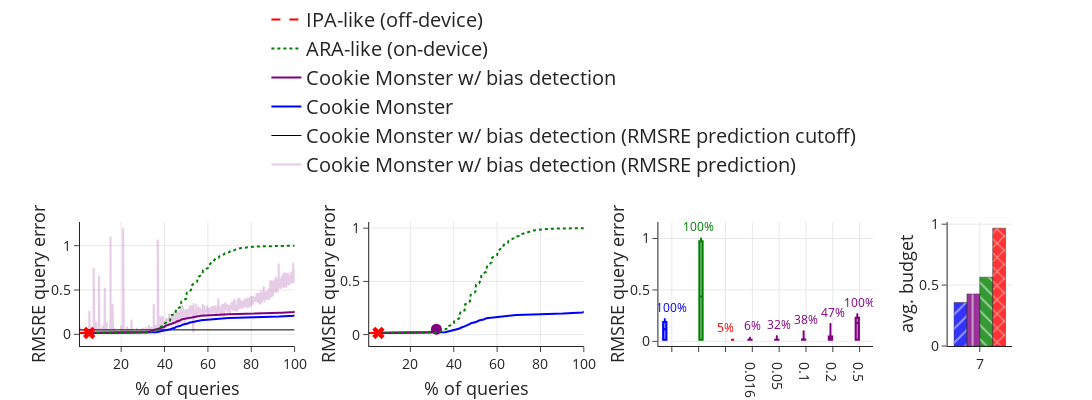

This figure's notebook cell:
### Code cell
figs_args = {
    "axis_title_font_size": {"x": 18, "y": 18},
    "axis_tick_font_size": {"x": 14, "y": 14},
    "legend": {
        "yanchor": "top",
        "y": 2.8,
        "xanchor": "left",
        "x": 0.2,
        "orientation": "h",
    },
    "output_path": "bias_plots.pdf",
    "height": 400,
    "width": 1500,
}
# make_plots(
#            [full_cdfs, cut_cdfs_fig, cutoff_boxes_fig, budget_fig], cols=4, **figs_args)

make_bias_plots(
           [cdf_args, cut_cdf_args, boxes_args,bars_args], cols=4, **figs_args)

### Figure 1 — Plotly figure (JSON) as saved in the notebook; plotly's stock layout.template omitted (floating-point values rounded to 4 significant figures; data arrays with more than 128 entries replaced by an {"elided": "..."} marker saying what was removed)
{"data": [{"legendgroup": "Cookie Monster w/ bias detection", "line": {"dash": "solid"}, "marker": {"color": "rgba(128, 0, 128, 0.2)", "symbol": "circle"}, "mode": "lines", "name": "Cookie Monster w/ bias detection (RMSRE prediction)", "showlegend": true, "type": "scatter", "x": {"elided": "2000 float values"}, "xaxis": "x", "y": {"elided": "2000 float values"}, "yaxis": "y"}, {"legendgroup": "Cookie Monster w/ bias detection", "line": {"dash": "solid", "width": 1}, "marker": {"color": "black", "symbol": "circle"}, "mode": "lines", "name": "Cookie Monster w/ bias detection (RMSRE prediction cutoff)", "showlegend": true, "type": "scatter", "x": {"elided": "2000 float values"}, "xaxis": "x", "y": {"elided": "2000 float values"}, "yaxis": "y"}, {"legendgroup": "Cookie Monster", "line": {"dash": "solid"}, "marker": {"color": "blue", "symbol": "circle"}, "mode": "lines", "name": "Cookie Monster", "showlegend": true, "type": "scatter", "x": {"elided": "400 float values"}, "xaxis": "x", "y": {"elided": "400 float values"}, "yaxis": "y"}, {"legendgroup": "Cookie Monster w/ bias detection", "line": {"dash": "solid"}, "marker": {"color": "purple", "symbol": "circle"}, "mode": "lines", "name": "Cookie Monster w/ bias detection", "showlegend": true, "type": "scatter", "x": {"elided": "400 float values"}, "xaxis": "x", "y": {"elided": "400 float values"}, "yaxis": "y"}, {"legendgroup": "ARA-like (on-device)", "line": {"dash": "dot"}, "marker": {"color": "green", "symbol": "diamond"}, "mode": "lines", "name": "ARA-like (on-device)", "showlegend": true, "type": "scatter", "x": {"elided": "400 float values"}, "xaxis": "x", "y": {"elided": "400 float values"}, "yaxis": "y"}, {"legendgroup": "IPA-like (off-device)", "line": {"dash": "dash"}, "marker": {"color": "red", "symbol": "x"}, "mode": "lines", "name": "IPA-like (off-device)", "showlegend": true, "type": "scatter", "x": [0.25, 0.5, 0.75, 1, 1.25, 1.5, 1.75, 2, 2.25, 2.5, 2.75, 3, 3.25, 3.5, 3.75, 4, 4.25, 4.5, 4.75, 5, 5.25], "xaxis": "x", "y": [0.01551, 0.01552, 0.01553, 0.01553, 0.01553, 0.01554, 0.01554, 0.01556, 0.01556, 0.01556, 0.01556, 0.01557, 0.01557, 0.01558, 0.0156, 0.0156, 0.01561, 0.01562, 0.01563, 0.01563, 0.01571], "yaxis": "y"}, {"legendgroup": "IPA-like (off-device)", "marker": {"color": "red", "size": 11, "symbol": "x"}, "mode": "markers", "name": "IPA-like (off-device)", "showlegend": false, "type": "scatter", "x": [5.25], "xaxis": "x", "y": [0.01571], "yaxis": "y"}, {"legendgroup": "Cookie Monster", "line": {"dash": "solid"}, "marker": {"color": "blue", "symbol": "circle"}, "mode": "lines", "name": "Cookie Monster", "showlegend": false, "type": "scatter", "x": {"elided": "400 float values"}, "xaxis": "x2", "y": {"elided": "400 float values"}, "yaxis": "y2"}, {"legendgroup": "Cookie Monster w/ bias detection", "line": {"dash": "solid"}, "marker": {"color": "purple", "symbol": "circle"}, "mode": "lines", "name": "Cookie Monster w/ bias detection", "showlegend": false, "type": "scatter", "x": [0.25, 0.5, 0.75, 1, 1.25, 1.5, 1.75, 2, 2.25, 2.5, 2.75, 3, 3.25, 3.5, 3.75, 4, 4.25, 4.5, 4.75, 5, 5.25, 5.5, 5.75, 6, 6.25, 6.5, 6.75, 7.0, 7.25, 7.5, 7.75, 8, 8.25, 8.5, 8.75, 9, 9.25, 9.5, 9.75, 10, 10.25, 10.5, 10.75, 11, 11.25, 11.5, 11.75, 12, 12.25, 12.5, 12.75, 13, 13.25, 13.5, 13.75, 14.0, 14.25, 14.5, 14.75, 15, 15.25, 15.5, 15.75, 16, 16.25, 16.5, 16.75, 17, 17.25, 17.5, 17.75, 18, 18.25, 18.5, 18.75, 19, 19.25, 19.5, 19.75, 20, 20.25, 20.5, 20.75, 21, 21.25, 21.5, 21.75, 22, 22.25, 22.5, 22.75, 23, 23.25, 23.5, 23.75, 24, 24.25, 24.5, 24.75, 25, 25.25, 25.5, 25.75, 26, 26.25, 26.5, 26.75, 27, 27.25, 27.5, 27.75, 28.0, 28.25, 28.5, 28.75, 29.0, 29.25, 29.5, 29.75, 30, 30.25, 30.5, 30.75, 31, 31.25, 31.5, 31.75, 32], "xaxis": "x2", "y": [0.01548, 0.01548, 0.0155, 0.01551, 0.01551, 0.01551, 0.01551, 0.01551, 0.01552, 0.01552, 0.01552, 0.01552, 0.01553, 0.01553, 0.01553, 0.01553, 0.01553, 0.01553, 0.01553, 0.01553, 0.01554, 0.01554, 0.01554, 0.01554, 0.01554, 0.01554, 0.01554, 0.01554, 0.01554, 0.01554, 0.01554, 0.01555, 0.01555, 0.01555, 0.01555, 0.01556, 0.01556, 0.01556, 0.01556, 0.01556, 0.01556, 0.01556, 0.01556, 0.01556, 0.01556, 0.01556, 0.01556, 0.01556, 0.01556, 0.01556, 0.01556, 0.01557, 0.01557, 0.01557, 0.01557, 0.01557, 0.01557, 0.01557, 0.01557, 0.01557, 0.01558, 0.01558, 0.01558, 0.01558, 0.01558, 0.01558, 0.01559, 0.01559, 0.01559, 0.01559, 0.0156, 0.0156, 0.0156, 0.0156, 0.0156, 0.0156, 0.0156, 0.01561, 0.01561, 0.01561, 0.01561, 0.01561, 0.01562, 0.01562, 0.01562, 0.01563, 0.01563, 0.01563, 0.01564, 0.01564, 0.01564, 0.01566, 0.01571, 0.01571, 0.01573, 0.01582, 0.01596, 0.01604, 0.01604, 0.01606, 0.01616, 0.01623, 0.01652, 0.01669, 0.0173, 0.01736, 0.01758, 0.01795, 0.01796, 0.018, 0.01826, 0.01828, 0.01973, 0.02107, 0.02111, 0.02359, 0.0236, 0.02431, 0.02553, 0.02595, 0.02603, 0.03158, 0.03282, 0.03315, 0.03465, 0.03559, 0.036, 0.0504], "yaxis": "y2"}, {"legendgroup": "Cookie Monster w/ bias detection", "marker": {"color": "purple", "size": 11, "symbol": "circle"}, "mode": "markers", "name": "Cookie Monster w/ bias detection", "showlegend": false, "type": "scatter", "x": [32], "xaxis": "x2", "y": [0.0504], "yaxis": "y2"}, {"legendgroup": "ARA-like (on-device)", "line": {"dash": "dot"}, "marker": {"color": "green", "symbol": "diamond"}, "mode": "lines", "name": "ARA-like (on-device)", "showlegend": false, "type": "scatter", "x": {"elided": "400 float values"}, "xaxis": "x2", "y": {"elided": "400 float values"}, "yaxis": "y2"}, {"legendgroup": "IPA-like (off-device)", "line": {"dash": "dash"}, "marker": {"color": "red", "symbol": "x"}, "mode": "lines", "name": "IPA-like (off-device)", "showlegend": false, "type": "scatter", "x": [0.25, 0.5, 0.75, 1, 1.25, 1.5, 1.75, 2, 2.25, 2.5, 2.75, 3, 3.25, 3.5, 3.75, 4, 4.25, 4.5, 4.75, 5, 5.25], "xaxis": "x2", "y": [0.01551, 0.01552, 0.01553, 0.01553, 0.01553, 0.01554, 0.01554, 0.01556, 0.01556, 0.01556, 0.01556, 0.01557, 0.01557, 0.01558, 0.0156, 0.0156, 0.01561, 0.01562, 0.01563, 0.01563, 0.01571], "yaxis": "y2"}, {"legendgroup": "IPA-like (off-device)", "marker": {"color": "red", "size": 11, "symbol": "x"}, "mode": "markers", "name": "IPA-like (off-device)", "showlegend": false, "type": "scatter", "x": [5.25], "xaxis": "x2", "y": [0.01571], "yaxis": "y2"}, {"boxpoints": false, "legendgroup": "Cookie Monster", "marker": {"color": "blue"}, "name": "Cookie Monster", "opacity": 1, "showlegend": false, "type": "box", "x": {"elided": "400 str values"}, "xaxis": "x3", "y": {"elided": "400 float values"}, "yaxis": "y3"}, {"boxpoints": false, "legendgroup": "Cookie Monster w/ bias detection", "marker": {"color": "purple"}, "name": "Cookie Monster w/ bias detection", "opacity": 1, "showlegend": false, "type": "box", "x": {"elided": "2000 str values"}, "xaxis": "x3", "y": {"elided": "2000 float values"}, "yaxis": "y3"}, {"boxpoints": false, "legendgroup": "ARA-like (on-device)", "marker": {"color": "green"}, "name": "ARA-like (on-device)", "opacity": 1, "showlegend": false, "type": "box", "x": {"elided": "400 str values"}, "xaxis": "x3", "y": {"elided": "400 float values"}, "yaxis": "y3"}, {"boxpoints": false, "legendgroup": "IPA-like (off-device)", "marker": {"color": "red"}, "name": "IPA-like (off-device)", "opacity": 1, "showlegend": false, "type": "box", "x": {"elided": "400 str values"}, "xaxis": "x3", "y": {"elided": "400 float values"}, "yaxis": "y3"}, {"mode": "text", "showlegend": false, "text": ["100%"], "textfont": {"color": "blue"}, "type": "scatter", "x": [" "], "xaxis": "x3", "y": [0.3152], "yaxis": "y3"}, {"mode": "text", "showlegend": false, "text": ["6%", "32%", "38%", "47%", "100%"], "textfont": {"color": "purple"}, "type": "scatter", "x": ["0.016", "0.05", "0.1", "0.2", "0.5"], "xaxis": "x3", "y": [0.136, 0.1504, 0.199, 0.2692, 0.3637], "yaxis": "y3"}, {"mode": "text", "showlegend": false, "text": ["100%"], "textfont": {"color": "green"}, "type": "scatter", "x": ["  "], "xaxis": "x3", "y": [1.1], "yaxis": "y3"}, {"mode": "text", "showlegend": false, "text": ["5%"], "textfont": {"color": "red"}, "type": "scatter", "x": ["   "], "xaxis": "x3", "y": [0.1157], "yaxis": "y3"}, {"legendgroup": "Cookie Monster", "marker": {"color": "blue", "line": {"color": "black"}, "pattern": {"shape": "/"}}, "name": "Cookie Monster", "opacity": 0.8, "showlegend": false, "type": "bar", "x": ["7"], "xaxis": "x4", "y": [0.3575], "yaxis": "y4"}, {"legendgroup": "Cookie Monster w/ bias detection", "marker": {"color": "purple", "line": {"color": "black"}, "pattern": {"shape": "|"}}, "name": "Cookie Monster w/ bias detection", "opacity": 0.8, "showlegend": false, "type": "bar", "x": ["7"], "xaxis": "x4", "y": [0.4272], "yaxis": "y4"}, {"legendgroup": "ARA-like (on-device)", "marker": {"color": "green", "line": {"color": "black"}, "pattern": {"shape": "\\"}}, "name": "ARA-like (on-device)", "opacity": 0.8, "showlegend": false, "type": "bar", "x": ["7"], "xaxis": "x4", "y": [0.5646], "yaxis": "y4"}, {"legendgroup": "IPA-like (off-device)", "marker": {"color": "red", "line": {"color": "black"}, "pattern": {"shape": "x"}}, "name": "IPA-like (off-device)", "opacity": 0.8, "showlegend": false, "type": "bar", "x": ["7"], "xaxis": "x4", "y": [0.9671], "yaxis": "y4"}], "layout": {"barmode": "group", "boxmode": "group", "height": 400, "legend": {"font": {"size": 20}, "orientation": "h", "title": {}, "traceorder": "reversed", "x": 0.2, "xanchor": "left", "y": 2.8, "yanchor": "top"}, "margin": {"b": 0, "t": 0}, "showlegend": true, "width": 1500, "xaxis": {"anchor": "y", "domain": [0, 0.2303], "range": [1, 100], "showgrid": true, "tickfont": {"size": 14}, "title": {"font": {"size": 18}, "text": "% of queries"}}, "xaxis2": {"anchor": "y2", "domain": [0.3103, 0.5406], "range": [1, 100], "showgrid": true, "tickfont": {"size": 14}, "title": {"font": {"size": 18}, "text": "% of queries"}}, "xaxis3": {"anchor": "y3", "categoryarray": [" ", "  ", "   ", 0.016, 0.05, 0.1, 0.2, 0.5], "categoryorder": "array", "domain": [0.6206, 0.8509], "showgrid": true, "tickfont": {"size": 14}, "title": {"font": {"size": 18}}}, "xaxis4": {"anchor": "y4", "domain": [0.9309, 1], "showgrid": true, "tickfont": {"size": 14}, "title": {"font": {"size": 18}, "text": ""}}, "yaxis": {"anchor": "x", "domain": [0, 1], "showgrid": true, "tickfont": {"size": 14}, "title": {"font": {"size": 18}, "standoff": 0, "text": "RMSRE query error"}, "type": "linear"}, "yaxis2": {"anchor": "x2", "domain": [0, 1], "showgrid": true, "tickfont": {"size": 14}, "title": {"font": {"size": 18}, "standoff": 0, "text": "RMSRE query error"}, "type": "linear"}, "yaxis3": {"anchor": "x3", "domain": [0, 1], "showgrid": true, "tickfont": {"size": 14}, "title": {"font": {"size": 18}, "standoff": 0, "text": "RMSRE query error"}, "type": "linear"}, "yaxis4": {"anchor": "x4", "domain": [0, 1], "showgrid": true, "tickfont": {"size": 14}, "title": {"font": {"size": 18}, "standoff": 0, "text": "avg. budget"}, "type": "linear"}}}
